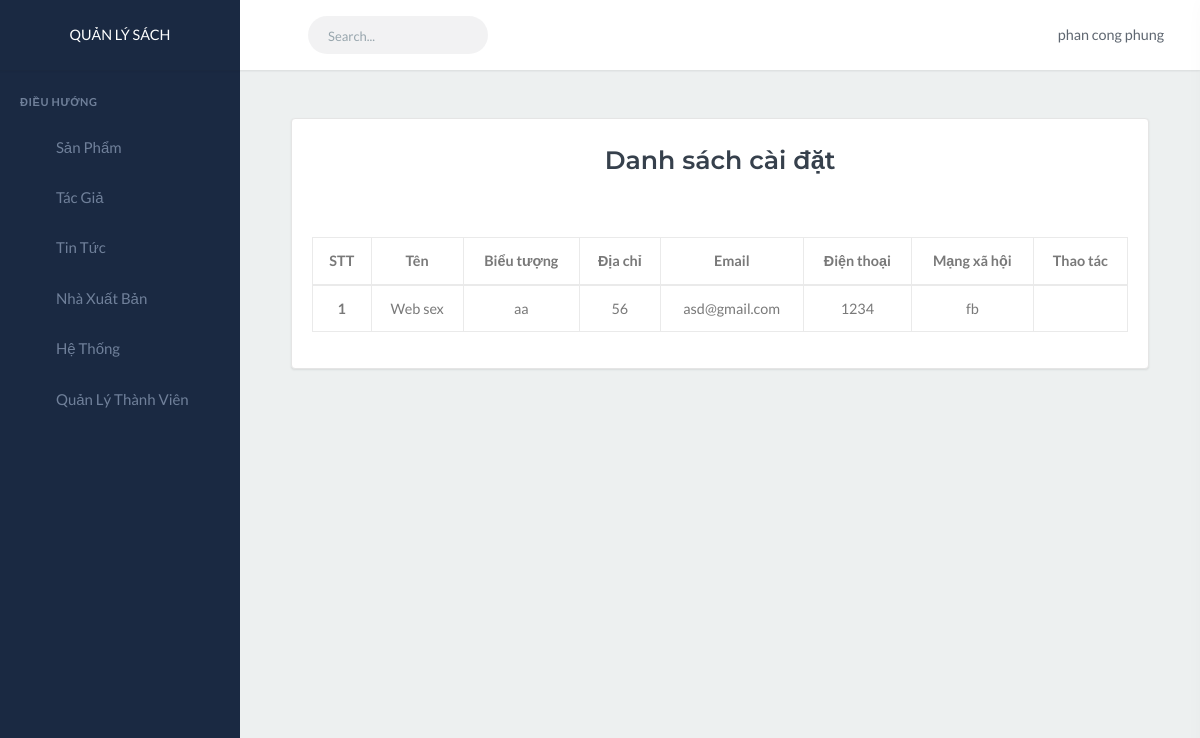
/?action=admin-setting (signed in), run on an earlier commit of the app's database.
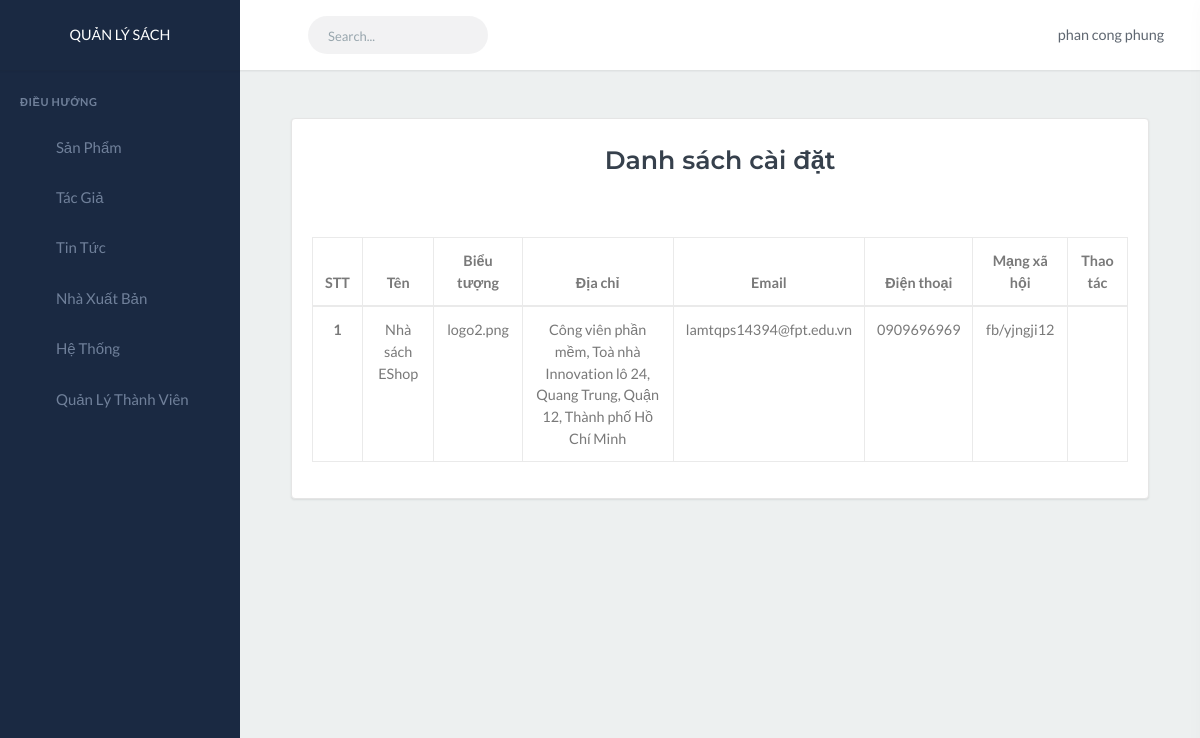
And on a later commit of the database.
### tables this page shows
CREATE TABLE `setting` (
  `id` int(9) NOT NULL,
  `name` varchar(255) NOT NULL,
  `logo` varchar(255) NOT NULL,
  `address` varchar(255) NOT NULL,
  `email` varchar(255) NOT NULL,
  `phone` varchar(255) NOT NULL,
  `social` varchar(255) NOT NULL,
  `created_at` datetime NOT NULL,
  `updated_at` datetime NOT NULL
);

### views/admin/AdminView.php (called while the page is built, shortened)
<?php
class AdminView
{
    public function setting($settingItem)
    {
        require_once("templates/admin/settings/index.php");
    }
}

### controllers/AdminController.php (called while the page is built, shortened)
<?php
class AdminController
{
    public function setting()
    {
        $settingModel = new SettingModel();
        $settingItem = $settingModel->getAllSetting();
        require_once('views/admin/AdminView.php');
        $loginView = new AdminView();
        $loginView->setting($settingItem);
    }
}

### models/SettingModel.php (called while the page is built, shortened)
<?php
class SettingModel
{
    public function getAllSetting()
    {
        $conn = mysqli_connect('localhost', 'root', '', 'qlbansach');
        mysqli_set_charset($conn, "utf8");
        $result = $conn->query("SELECT * FROM setting");
        $settings = array();
        if ($result->num_rows > 0) {
            while ($setting = mysqli_fetch_assoc($result)) {
                $settings[] = $setting;
            };
        }
        return $settings;
    }
}

### templates/admin/settings/index.php (the view)
<?php include('templates/admin/layouts/header.php'); ?>
<div class="content-page">
    <div class="content">
        <div class="row">
            <div class="col-12 mx-auto p-5">
                <div class="card">
                    <div class="card-title text-center p-3 mx-auto">
                        <h3 class="font-weight-bold"> Danh sách cài đặt</h3>
                    </div>
                    <div class="card-body">
                        <table class="table table-bordered">
                            <thead>
                                <tr>
                                    <th scope="col" class="text-center">STT</th>
                                    <th scope="col" class="text-center">Tên</th>
                                    <th scope="col" class="text-center">Biểu tượng</th>
                                    <th scope="col" class="text-center">Địa chỉ</th>
                                    <th scope="col" class="text-center">Email</th>
                                    <th scope="col" class="text-center">Điện thoại</th>
                                    <th scope="col" class="text-center">Mạng xã hội</th>
                                    <th scope="col" class="text-center">Thao tác</th>
                                </tr>
                            </thead>
                            <tbody>
                                <?php
                                $num = 1;
                                foreach ($settingItem as $item) :?>
                                    <tr>
                                        <th scope="row" class="text-center"><?= $num++ ?></th>
                                        <td class="text-center"><?= $item['name'] ?></td>
                                        <td class="text-center"><?= $item['logo'] ?></td>
                                        <td class="text-center"><?= $item['address'] ?></td>
                                        <td class="text-center"><?= $item['email'] ?></td>
                                        <td class="text-center"><?= $item['phone'] ?></td>
                                        <td class="text-center"><?= $item['social'] ?></td>
                                        <td class="text-center">
                                            <a href="?action=admin-edit-setting&edid=<?= $item['id'] ?>"><i class="fa fa-edit" aria-hidden="true"></i></a>
                                        </td>
                                    </tr>
                                <?php endforeach; ?>
                            </tbody>
                        </table>
                    </div>
                </div>
            </div>
        </div>
    </div>
</div>
<?php include_once('templates/admin/layouts/footer.php'); ?>

What changed in the data, as far as the page shows it:
changed setting: name "Web sex" → "Nhà sách EShop"; logo "aa" → "logo2.png"; address "56" → "Công viên phần mềm, Toà nhà Innovation lô 24, Quang Trung, Quận 12, Thành phố Hồ Chí Minh"; email "asd@gmail.com" → "lamtqps14394@fpt.edu.vn"; phone "1234" → "0909696969"; social "fb" → "fb/yjngji12"
